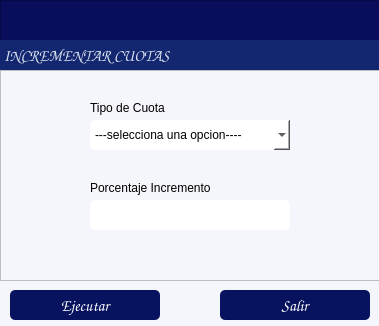
<?xml version="1.0" encoding="UTF-8"?>
<ui version="4.0">
 <class>formClientes</class>
 <widget class="QDialog" name="formClientes">
  <property name="windowModality">
   <enum>Qt::WindowModality::ApplicationModal</enum>
  </property>
  <property name="geometry">
   <rect>
    <x>0</x>
    <y>0</y>
    <width>379</width>
    <height>326</height>
   </rect>
  </property>
  <property name="windowTitle">
   <string/>
  </property>
  <property name="styleSheet">
   <string notr="true">background-color: rgb(245, 245, 252);</string>
  </property>
  <widget class="QFrame" name="frame">
   <property name="geometry">
    <rect>
     <x>0</x>
     <y>0</y>
     <width>681</width>
     <height>71</height>
    </rect>
   </property>
   <property name="maximumSize">
    <size>
     <width>16777215</width>
     <height>16777215</height>
    </size>
   </property>
   <property name="styleSheet">
    <string notr="true">background-color: rgb(8, 14, 91);</string>
   </property>
   <property name="frameShape">
    <enum>QFrame::Shape::StyledPanel</enum>
   </property>
   <property name="frameShadow">
    <enum>QFrame::Shadow::Raised</enum>
   </property>
   <widget class="QLabel" name="label_6">
    <property name="geometry">
     <rect>
      <x>0</x>
      <y>40</y>
      <width>832</width>
      <height>31</height>
     </rect>
    </property>
    <property name="font">
     <font>
      <family>Comic Sans MS</family>
      <pointsize>12</pointsize>
      <bold>true</bold>
     </font>
    </property>
    <property name="styleSheet">
     <string notr="true">color: rgb(255, 255, 255);
background-color: rgb(19, 39, 113);
color: rgb(255, 78, 2);
color: rgb(216, 224, 236);</string>
    </property>
    <property name="text">
     <string> INCREMENTAR CUOTAS </string>
    </property>
    <property name="alignment">
     <set>Qt::AlignmentFlag::AlignLeading|Qt::AlignmentFlag::AlignLeft|Qt::AlignmentFlag::AlignVCenter</set>
    </property>
   </widget>
  </widget>
  <widget class="QFrame" name="frame_2">
   <property name="geometry">
    <rect>
     <x>0</x>
     <y>70</y>
     <width>681</width>
     <height>211</height>
    </rect>
   </property>
   <property name="maximumSize">
    <size>
     <width>16777215</width>
     <height>500</height>
    </size>
   </property>
   <property name="styleSheet">
    <string notr="true">background-color: rgb(255, 255, 255);
background-color: rgb(245, 245, 252);</string>
   </property>
   <property name="frameShape">
    <enum>QFrame::Shape::StyledPanel</enum>
   </property>
   <property name="frameShadow">
    <enum>QFrame::Shadow::Raised</enum>
   </property>
   <widget class="QComboBox" name="cmb_tcuota">
    <property name="geometry">
     <rect>
      <x>90</x>
      <y>50</y>
      <width>200</width>
      <height>30</height>
     </rect>
    </property>
    <property name="styleSheet">
     <string notr="true">background-color: rgb(255, 255, 255);
border-radius:5px;</string>
    </property>
    <item>
     <property name="text">
      <string>---selecciona una opcion----</string>
     </property>
    </item>
    <item>
     <property name="text">
      <string>locales comerciales</string>
     </property>
    </item>
    <item>
     <property name="text">
      <string>areas comunes</string>
     </property>
    </item>
   </widget>
   <widget class="QLabel" name="label">
    <property name="geometry">
     <rect>
      <x>90</x>
      <y>30</y>
      <width>91</width>
      <height>16</height>
     </rect>
    </property>
    <property name="text">
     <string>Tipo de Cuota</string>
    </property>
   </widget>
   <widget class="QLineEdit" name="txt_porcentaje">
    <property name="geometry">
     <rect>
      <x>90</x>
      <y>130</y>
      <width>200</width>
      <height>30</height>
     </rect>
    </property>
    <property name="styleSheet">
     <string notr="true">background-color: rgb(255, 255, 255);
border-radius:5px;</string>
    </property>
   </widget>
   <widget class="QLabel" name="label_2">
    <property name="geometry">
     <rect>
      <x>90</x>
      <y>110</y>
      <width>131</width>
      <height>16</height>
     </rect>
    </property>
    <property name="text">
     <string>Porcentaje Incremento</string>
    </property>
   </widget>
  </widget>
  <widget class="QFrame" name="frame_3">
   <property name="geometry">
    <rect>
     <x>-10</x>
     <y>280</y>
     <width>681</width>
     <height>51</height>
    </rect>
   </property>
   <property name="maximumSize">
    <size>
     <width>16777215</width>
     <height>60</height>
    </size>
   </property>
   <property name="styleSheet">
    <string notr="true"/>
   </property>
   <property name="frameShape">
    <enum>QFrame::Shape::StyledPanel</enum>
   </property>
   <property name="frameShadow">
    <enum>QFrame::Shadow::Raised</enum>
   </property>
   <widget class="QPushButton" name="btnSalir">
    <property name="geometry">
     <rect>
      <x>230</x>
      <y>10</y>
      <width>150</width>
      <height>30</height>
     </rect>
    </property>
    <property name="font">
     <font>
      <family>Comic Sans MS</family>
      <pointsize>12</pointsize>
      <bold>false</bold>
     </font>
    </property>
    <property name="cursor">
     <cursorShape>PointingHandCursor</cursorShape>
    </property>
    <property name="layoutDirection">
     <enum>Qt::LayoutDirection::LeftToRight</enum>
    </property>
    <property name="styleSheet">
     <string notr="true">background-color: rgb(8, 19, 95);
color: rgb(255, 255, 255);
border-radius:5px;
</string>
    </property>
    <property name="text">
     <string>Salir</string>
    </property>
    <property name="icon">
     <iconset>
      <normaloff>../iconos/salir.ico</normaloff>../iconos/salir.ico</iconset>
    </property>
    <property name="iconSize">
     <size>
      <width>20</width>
      <height>20</height>
     </size>
    </property>
    <property name="flat">
     <bool>true</bool>
    </property>
   </widget>
   <widget class="QPushButton" name="btnEjecutar">
    <property name="geometry">
     <rect>
      <x>20</x>
      <y>10</y>
      <width>150</width>
      <height>30</height>
     </rect>
    </property>
    <property name="font">
     <font>
      <family>Comic Sans MS</family>
      <pointsize>12</pointsize>
      <bold>false</bold>
     </font>
    </property>
    <property name="cursor">
     <cursorShape>PointingHandCursor</cursorShape>
    </property>
    <property name="layoutDirection">
     <enum>Qt::LayoutDirection::LeftToRight</enum>
    </property>
    <property name="styleSheet">
     <string notr="true">background-color: rgb(8, 19, 95);
color: rgb(255, 255, 255);
border-radius:5px;
</string>
    </property>
    <property name="text">
     <string>Ejecutar</string>
    </property>
    <property name="icon">
     <iconset>
      <normaloff>../iconos/entrar.png</normaloff>../iconos/entrar.png</iconset>
    </property>
    <property name="iconSize">
     <size>
      <width>30</width>
      <height>30</height>
     </size>
    </property>
    <property name="flat">
     <bool>true</bool>
    </property>
   </widget>
  </widget>
 </widget>
 <resources/>
 <connections/>
</ui>
